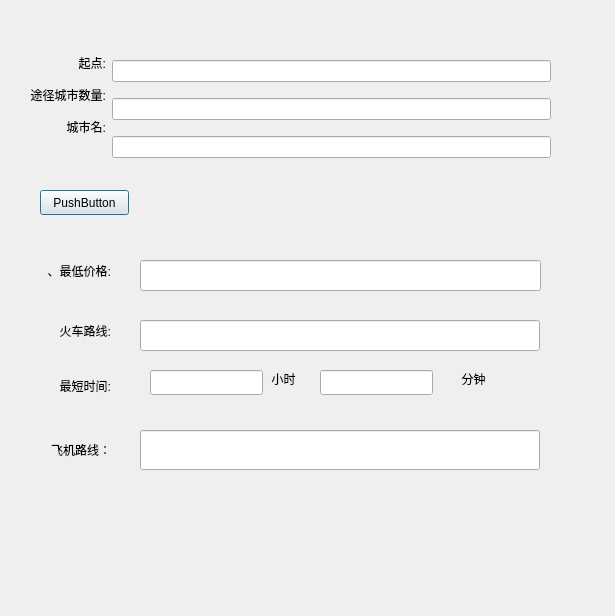
<?xml version="1.0" encoding="UTF-8"?>
<ui version="4.0">
 <class>F_F</class>
 <widget class="QDialog" name="F_F">
  <property name="geometry">
   <rect>
    <x>0</x>
    <y>0</y>
    <width>615</width>
    <height>616</height>
   </rect>
  </property>
  <property name="windowTitle">
   <string>Dialog</string>
  </property>
  <widget class="QLineEdit" name="leastmoney">
   <property name="geometry">
    <rect>
     <x>140</x>
     <y>260</y>
     <width>401</width>
     <height>31</height>
    </rect>
   </property>
  </widget>
  <widget class="QPushButton" name="pushButton">
   <property name="geometry">
    <rect>
     <x>40</x>
     <y>190</y>
     <width>89</width>
     <height>25</height>
    </rect>
   </property>
   <property name="text">
    <string>PushButton</string>
   </property>
  </widget>
  <widget class="QLabel" name="label_5">
   <property name="geometry">
    <rect>
     <x>30</x>
     <y>260</y>
     <width>81</width>
     <height>21</height>
    </rect>
   </property>
   <property name="text">
    <string>、最低价格:</string>
   </property>
   <property name="alignment">
    <set>Qt::AlignRight|Qt::AlignTrailing|Qt::AlignVCenter</set>
   </property>
  </widget>
  <widget class="QLabel" name="label_9">
   <property name="geometry">
    <rect>
     <x>30</x>
     <y>370</y>
     <width>81</width>
     <height>31</height>
    </rect>
   </property>
   <property name="text">
    <string>最短时间:</string>
   </property>
   <property name="alignment">
    <set>Qt::AlignRight|Qt::AlignTrailing|Qt::AlignVCenter</set>
   </property>
  </widget>
  <widget class="QLineEdit" name="leasttime_hour">
   <property name="geometry">
    <rect>
     <x>150</x>
     <y>370</y>
     <width>113</width>
     <height>25</height>
    </rect>
   </property>
  </widget>
  <widget class="QLabel" name="label_6">
   <property name="geometry">
    <rect>
     <x>40</x>
     <y>320</y>
     <width>71</width>
     <height>21</height>
    </rect>
   </property>
   <property name="text">
    <string>火车路线:</string>
   </property>
   <property name="alignment">
    <set>Qt::AlignRight|Qt::AlignTrailing|Qt::AlignVCenter</set>
   </property>
  </widget>
  <widget class="QLabel" name="label_7">
   <property name="geometry">
    <rect>
     <x>250</x>
     <y>370</y>
     <width>67</width>
     <height>17</height>
    </rect>
   </property>
   <property name="text">
    <string>小时</string>
   </property>
   <property name="alignment">
    <set>Qt::AlignCenter</set>
   </property>
  </widget>
  <widget class="QLabel" name="label_8">
   <property name="geometry">
    <rect>
     <x>450</x>
     <y>380</y>
     <width>67</width>
     <height>17</height>
    </rect>
   </property>
   <property name="text">
    <string/>
   </property>
  </widget>
  <widget class="QLabel" name="label_10">
   <property name="geometry">
    <rect>
     <x>440</x>
     <y>370</y>
     <width>67</width>
     <height>17</height>
    </rect>
   </property>
   <property name="text">
    <string>分钟</string>
   </property>
   <property name="alignment">
    <set>Qt::AlignCenter</set>
   </property>
  </widget>
  <widget class="QLineEdit" name="least_time_min">
   <property name="geometry">
    <rect>
     <x>320</x>
     <y>370</y>
     <width>113</width>
     <height>25</height>
    </rect>
   </property>
  </widget>
  <widget class="QLineEdit" name="train_way">
   <property name="geometry">
    <rect>
     <x>140</x>
     <y>320</y>
     <width>400</width>
     <height>31</height>
    </rect>
   </property>
  </widget>
  <widget class="QLineEdit" name="fly_way">
   <property name="geometry">
    <rect>
     <x>140</x>
     <y>430</y>
     <width>400</width>
     <height>40</height>
    </rect>
   </property>
  </widget>
  <widget class="QWidget" name="layoutWidget">
   <property name="geometry">
    <rect>
     <x>30</x>
     <y>50</y>
     <width>521</width>
     <height>121</height>
    </rect>
   </property>
   <layout class="QHBoxLayout" name="horizontalLayout">
    <item>
     <layout class="QVBoxLayout" name="verticalLayout">
      <item>
       <widget class="QLabel" name="label">
        <property name="text">
         <string>起点:</string>
        </property>
        <property name="alignment">
         <set>Qt::AlignRight|Qt::AlignTrailing|Qt::AlignVCenter</set>
        </property>
       </widget>
      </item>
      <item>
       <widget class="QLabel" name="label_2">
        <property name="text">
         <string>途径城市数量:</string>
        </property>
        <property name="alignment">
         <set>Qt::AlignRight|Qt::AlignTrailing|Qt::AlignVCenter</set>
        </property>
       </widget>
      </item>
      <item>
       <widget class="QLabel" name="label_4">
        <property name="text">
         <string>城市名:</string>
        </property>
        <property name="alignment">
         <set>Qt::AlignRight|Qt::AlignTrailing|Qt::AlignVCenter</set>
        </property>
       </widget>
      </item>
      <item>
       <widget class="QLabel" name="label_3">
        <property name="text">
         <string/>
        </property>
       </widget>
      </item>
     </layout>
    </item>
    <item>
     <layout class="QVBoxLayout" name="verticalLayout_2">
      <item>
       <widget class="QLineEdit" name="input_begin"/>
      </item>
      <item>
       <widget class="QLineEdit" name="city_num"/>
      </item>
      <item>
       <widget class="QLineEdit" name="city_name"/>
      </item>
     </layout>
    </item>
   </layout>
  </widget>
  <widget class="QLabel" name="label_11">
   <property name="geometry">
    <rect>
     <x>20</x>
     <y>440</y>
     <width>91</width>
     <height>20</height>
    </rect>
   </property>
   <property name="text">
    <string>飞机路线：</string>
   </property>
   <property name="alignment">
    <set>Qt::AlignRight|Qt::AlignTrailing|Qt::AlignVCenter</set>
   </property>
  </widget>
 </widget>
 <resources/>
 <connections/>
</ui>
